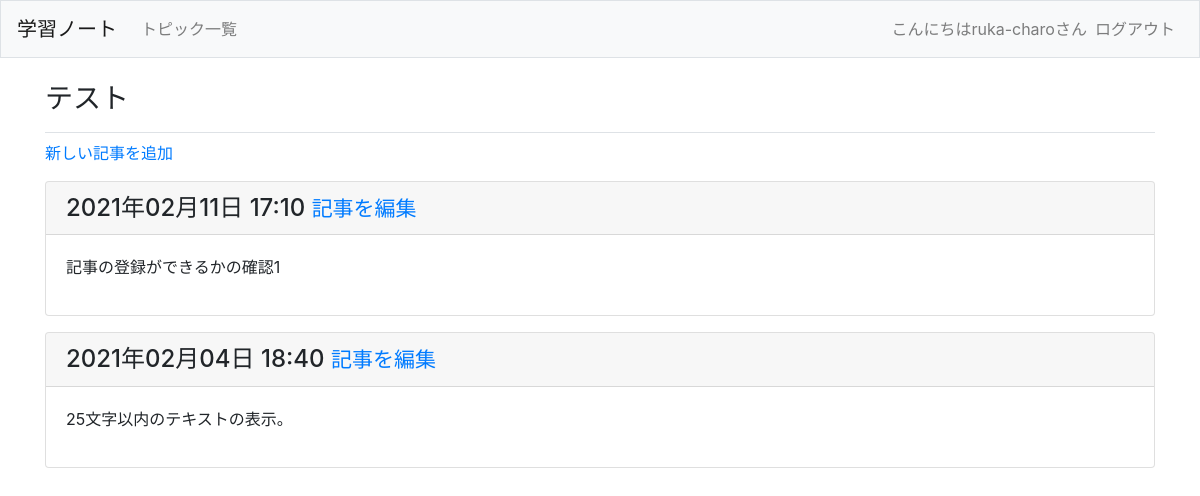
Page /topics/3/ (signed in) on the earlier database version.
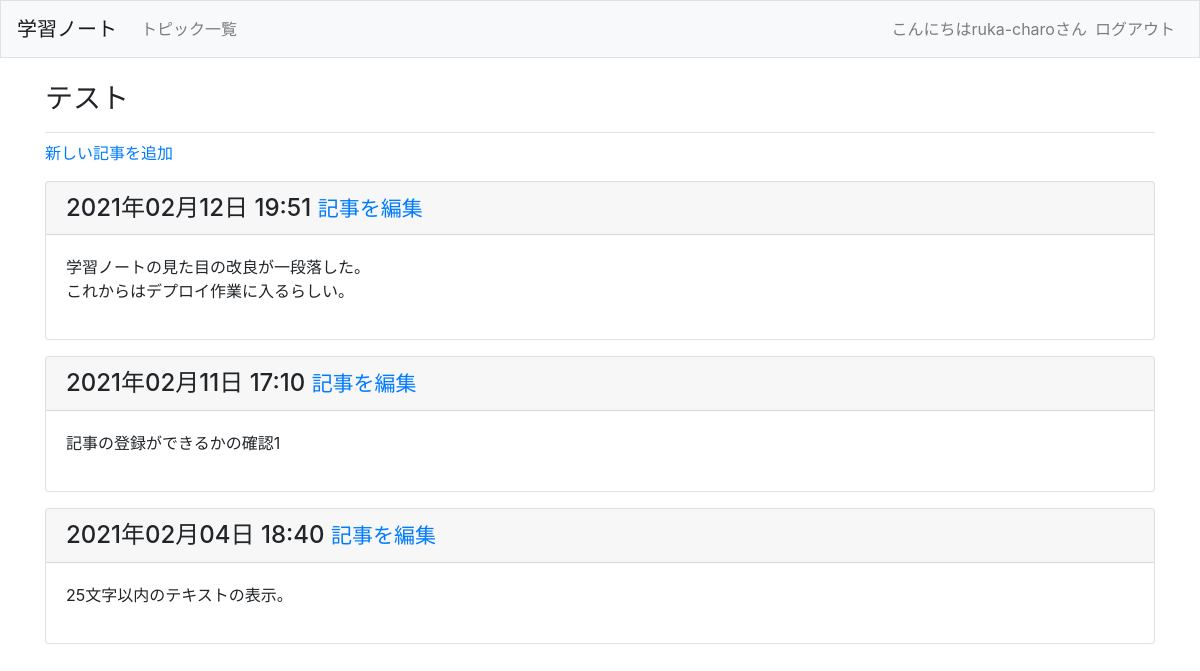
Same page on the later database version.
### learning_logs/models.py (models this page shows, shortened)
class Topic(models.Model):
    text = models.CharField(max_length=200)
    date_added = models.DateTimeField(auto_now_add=True)
    owner = models.ForeignKey(User, on_delete=models.CASCADE)
    def __str__(self):
        return self.text

class Entry(models.Model):
    topic = models.ForeignKey(Topic, on_delete=models.CASCADE)
    text = models.TextField()
    date_added = models.DateTimeField(auto_now_add=True)
    class Meta:
        verbose_name_plural = 'entries'

### learning_logs/views.py (the view)
# urls.py: path('topics/<int:topic_id>/', views.topic, name='topic'),
@login_required
def topic(request, topic_id):
    topic = Topic.objects.get(id=topic_id)
    if topic.owner != request.user:
        raise Http404
    entries = topic.entry_set.order_by('-date_added')
    context = {'topic': topic, 'entries': entries}
    return render(request, 'learning_logs/topic.html', context)

### learning_logs/templates/learning_logs/topic.html (shortened to what this page needs)
{% extends 'learning_logs/base.html' %}
{% block page_header %}
<h3>{{ topic }}</h3>
{% endblock page_header %}
{% block content %}
  <p>
    <a href="{% url 'learning_logs:new_entry' topic.id %}">新しい記事を追加</a>
  </p>
  {% for entry in entries %}
    <div class="card mb-3">
      <h4 class='card-header'>
        {{ entry.date_added|date:'Y年m月d日 H:i' }}
        <small>
          <a href="{% url 'learning_logs:edit_entry' entry.id %}">記事を編集</a>
        </small>
      </h4>
      <div class="card-body">
        {{ entry.text|linebreaks }}
      </div>
    </div>
  {% empty %}
    <p>このトピックにはまだ記事がありません。</p>
  {% endfor %}
{% endblock content %}

### learning_logs/templates/learning_logs/base.html (shortened to what this page needs)
{% load bootstrap4 %}
<!DOCTYPE html>
<html lang='ja'>
<head>
  {% bootstrap_css %}
</head>
<body>
  <nav class='navbar navbar-expand-md navbar-light bg-light mb-4 border'>
    <a class='navbar-brand' href="{% url 'learning_logs:index' %}">
    学習ノート</a>
  <div class="collapse navbar-collapse" id='navbarCollapse'>
    <ul class='navbar-nav mr-auto'>
      <li class='nav-item'>
        <a class='nav-link' href="{% url 'learning_logs:topics' %}">トピック一覧</a>
      </li>
    </ul>
    <ul class='navbar-nav ml-auto'>
      {% if user.is_authenticated %}
      <li class='nav-item'>
        <span class='navbar-text'>こんにちは{{ user.username }}さん</span>
      </li>
      <li class='nav-item'>
        <a class=nav-link href="{% url 'users:logout' %}">ログアウト</a>
      </li>
      {% endif %}
    </ul>
  </div>
  </nav>
  <main role='main' class='container'>
    <div class="pb-2 mb-2 border-bottom">
      {% block page_header %}{% endblock page_header %}
    </div>
    <div>
      {% block content %}{% endblock content %}
    </div>
  </main>
</body>
</html>

Differences in the rows shown:
added Entry: date_added "2021年02月12日 19:51", text "学習ノートの見た目の改良が一段落した。 これからはデプロイ作業に入るらしい。"
